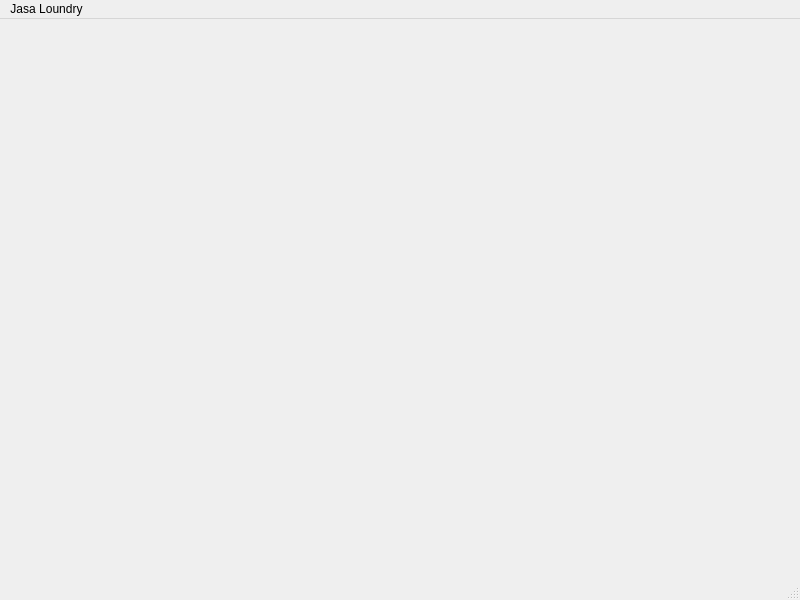
<?xml version="1.0" encoding="UTF-8"?>
<ui version="4.0">
 <class>main</class>
 <widget class="QMainWindow" name="main">
  <property name="geometry">
   <rect>
    <x>0</x>
    <y>0</y>
    <width>800</width>
    <height>600</height>
   </rect>
  </property>
  <property name="windowTitle">
   <string>main</string>
  </property>
  <widget class="QWidget" name="centralwidget"/>
  <widget class="QMenuBar" name="menubar">
   <property name="geometry">
    <rect>
     <x>0</x>
     <y>0</y>
     <width>800</width>
     <height>25</height>
    </rect>
   </property>
   <widget class="QMenu" name="menuJasa_Loundry">
    <property name="title">
     <string>Jasa Loundry</string>
    </property>
    <addaction name="actionPelanggan"/>
    <addaction name="actionDetail_Pembayaran"/>
    <addaction name="actionTransaksi"/>
    <addaction name="actionJenis_Barang"/>
    <addaction name="actionZakat"/>
   </widget>
   <addaction name="menuJasa_Loundry"/>
  </widget>
  <widget class="QStatusBar" name="statusbar"/>
  <action name="actionPelanggan">
   <property name="text">
    <string>Pelanggan</string>
   </property>
  </action>
  <action name="actionDetail_Pembayaran">
   <property name="text">
    <string>Detail Pembayaran</string>
   </property>
  </action>
  <action name="actionTransaksi">
   <property name="text">
    <string>Transaksi</string>
   </property>
  </action>
  <action name="actionJenis_Barang">
   <property name="text">
    <string>Jenis Barang</string>
   </property>
  </action>
  <action name="actionZakat">
   <property name="text">
    <string>Zakat</string>
   </property>
  </action>
 </widget>
 <resources/>
 <connections/>
</ui>
